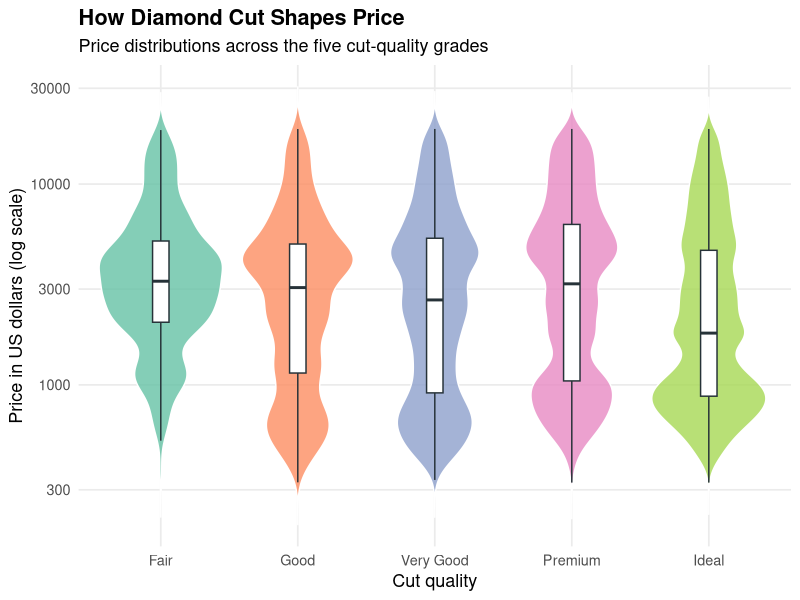

This chart was generated by the following R code:
library(tidyverse)

diamonds_plot <- ggplot(diamonds, aes(x = cut, y = price, fill = cut)) +
	geom_violin(trim = FALSE, alpha = 0.8, color = "white") +
	geom_boxplot(width = 0.12, fill = "white", outlier.shape = NA, color = "#263238") +
	scale_y_log10() +
	scale_fill_brewer(palette = "Set2") +
	labs(
		title = "How Diamond Cut Shapes Price",
		subtitle = "Price distributions across the five cut-quality grades",
		x = "Cut quality",
		y = "Price in US dollars (log scale)",
		fill = "Cut"
	) +
	theme_minimal(base_size = 13) +
	theme(
		panel.grid.minor = element_blank(),
		legend.position = "none",
		plot.title = element_text(face = "bold")
	)

ggsave("diamonds-2.png", diamonds_plot, width = 9, height = 6, dpi = 300)
